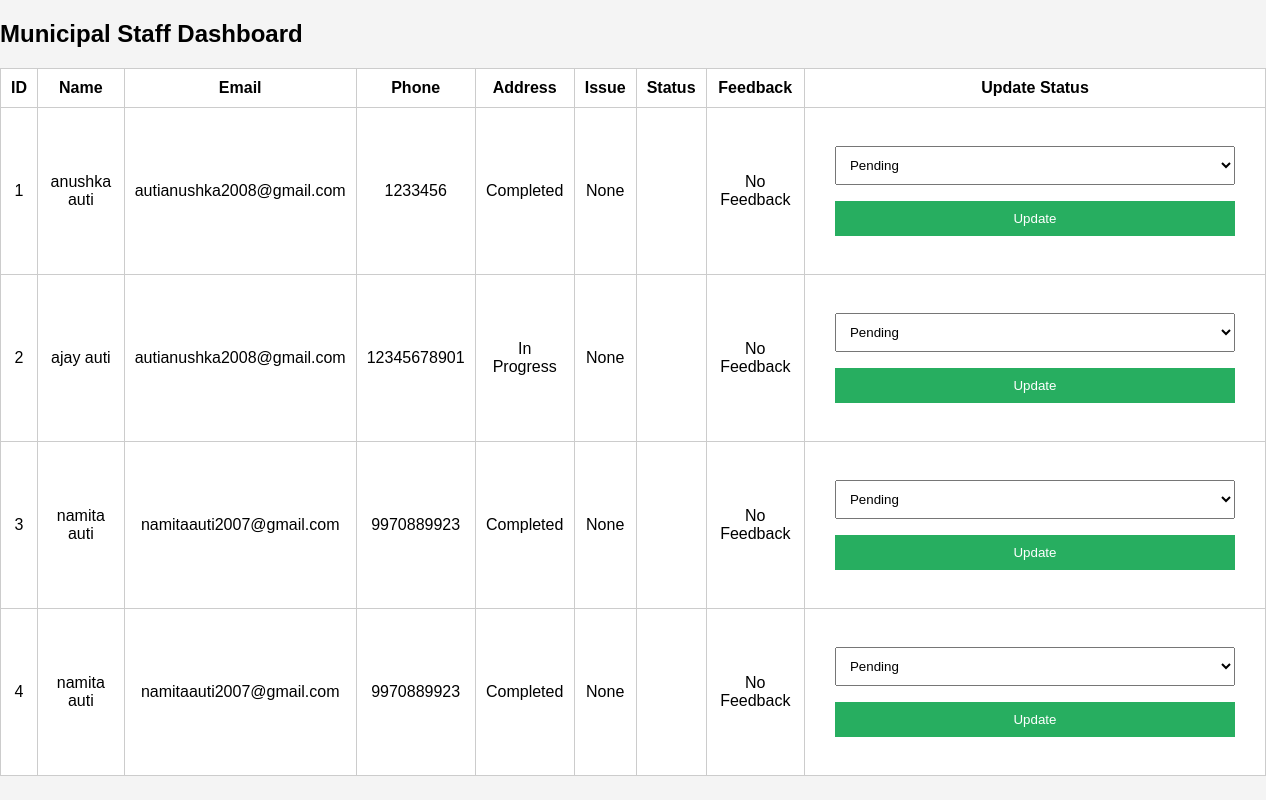
Screenshot of /staff with the database file from the repository.
### tables this page shows
CREATE TABLE complaints(
id INTEGER PRIMARY KEY AUTOINCREMENT,
name TEXT,
mobile TEXT,
email TEXT,
category TEXT,
priority TEXT,
location TEXT,
image TEXT,
status TEXT DEFAULT 'Pending',
feedback TEXT
);

### app.py (the view)
@app.route("/staff")
def staff():
    conn = sqlite3.connect("complaints.db")
    cursor = conn.cursor()
    cursor.execute("""
        SELECT id, name, email,mobile,  status, feedback
        FROM complaints
    """)
    data = cursor.fetchall()
    conn.close()
    return render_template("staff_dashboard.html", data=data)

### templates/staff_dashboard.html (shortened to what this page needs)
<!DOCTYPE html>
<html>
<head>
    <link rel="stylesheet" href="{{ url_for('static', filename='style.css') }}">
</head>
<body>
<h2>Municipal Staff Dashboard</h2>
<table border="1">
<tr>
    <th>ID</th>
    <th>Name</th>
    <th>Email</th>
    <th>Phone</th>
    <th>Address</th>
    <th>Issue</th>
    <th>Status</th>
    <th>Feedback</th>
    <th>Update Status</th>
</tr>
{% for row in data %}
<tr>
    <td>{{ row[0] }}</td>
    <td>{{ row[1] }}</td>
    <td>{{ row[2] }}</td>
    <td>{{ row[3] }}</td>
    <td>{{ row[4] }}</td>
    <td>{{ row[5] }}</td>
    <td>{{ row[6] }}</td>
    <td>{{ row[7] if row[7] else 'No Feedback' }}</td>
    <td>
        <form action="/update_status/{{ row[0] }}" method="post">
            <select name="status">
                <option {% if row[6]=='Pending' %}selected{% endif %}>Pending</option>
            </select>
            <button type="submit">Update</button>
        </form>
    </td>
</tr>
{% endfor %}
</table>
</body>
</html>

### static/style.css (style rules this page uses)
body { font-family:Arial;margin:0;background:#f4f4f4; }
form { background:white;padding:20px;width:400px;margin:auto; }
input,select,button,textarea { width:100%;padding:10px;margin:8px 0; }
button { background:#27ae60;color:white;border:none; }
table { width:100%;background:white;border-collapse:collapse; }
th,td { padding:10px;border:1px solid #ccc;text-align:center; }

### rows the page displays
complaints: id "1", name "anushka auti", email "autianushka2008@gmail.com", mobile "1233456", status "Completed", row "None", row "No Feedback"
complaints: id "2", name "ajay auti", email "autianushka2008@gmail.com", mobile "12345678901", status "In Progress", row "None", row "No Feedback"
complaints: id "3", name "namita auti", email "namitaauti2007@gmail.com", mobile "9970889923", status "Completed", row "None", row "No Feedback"
complaints: id "4", name "namita auti", email "namitaauti2007@gmail.com", mobile "9970889923", status "Completed", row "None", row "No Feedback"
